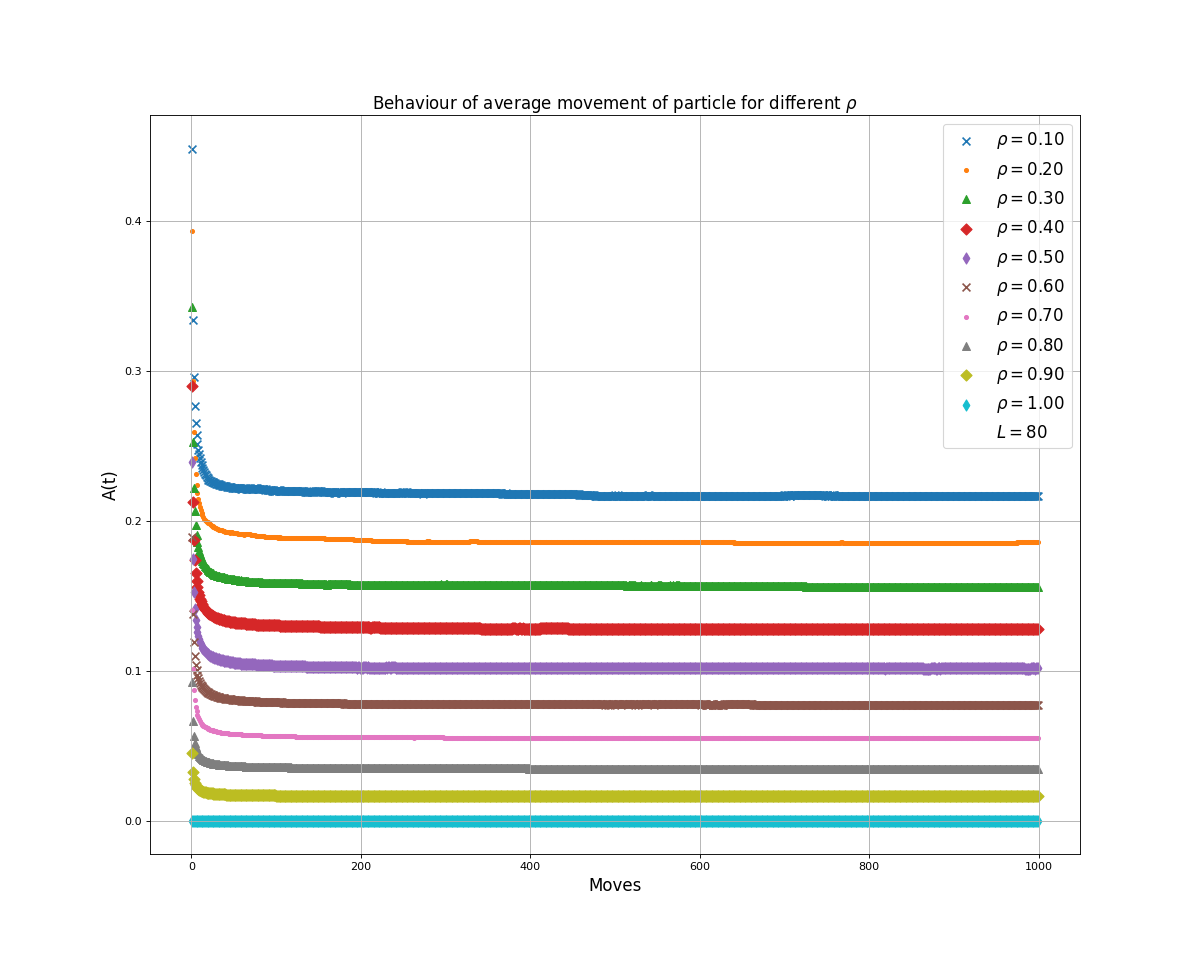

Reproduce this figure in Python.
import matplotlib.pyplot as plt
import numpy as np

x_holder = {}
y_holder = {}
ro = 0.10
markers = ['x', '.', '^', 'D', 'd', 'x', '.', '^', 'D', 'd']

fig = plt.figure(figsize=(15, 12), dpi=80)
plt.title("Behaviour of average movement of particle for different $\\rho $", fontsize=15)
for i in range(1,11):
    x_holder['x' + str(i)], y_holder['y' + str(i)] = np.loadtxt(f"/workspaces/Computazionale2/GasReticolare/File/A(t)ro={ro*i:.2f}L=80.dat", usecols=(0,1), unpack=True)
    plt.scatter(x_holder['x'+ str(i)], y_holder['y' + str(i)], s=50, label=f'$\\rho ={ro*i:.2f}$', marker=markers[i-1])
plt.plot([], [], '', label='$L=80$', alpha=0)
plt.legend(fontsize=15)
plt.xlabel('Moves', fontsize=15)
plt.ylabel('A(t)', fontsize=15)
plt.grid()
plt.savefig("GasRo.png")